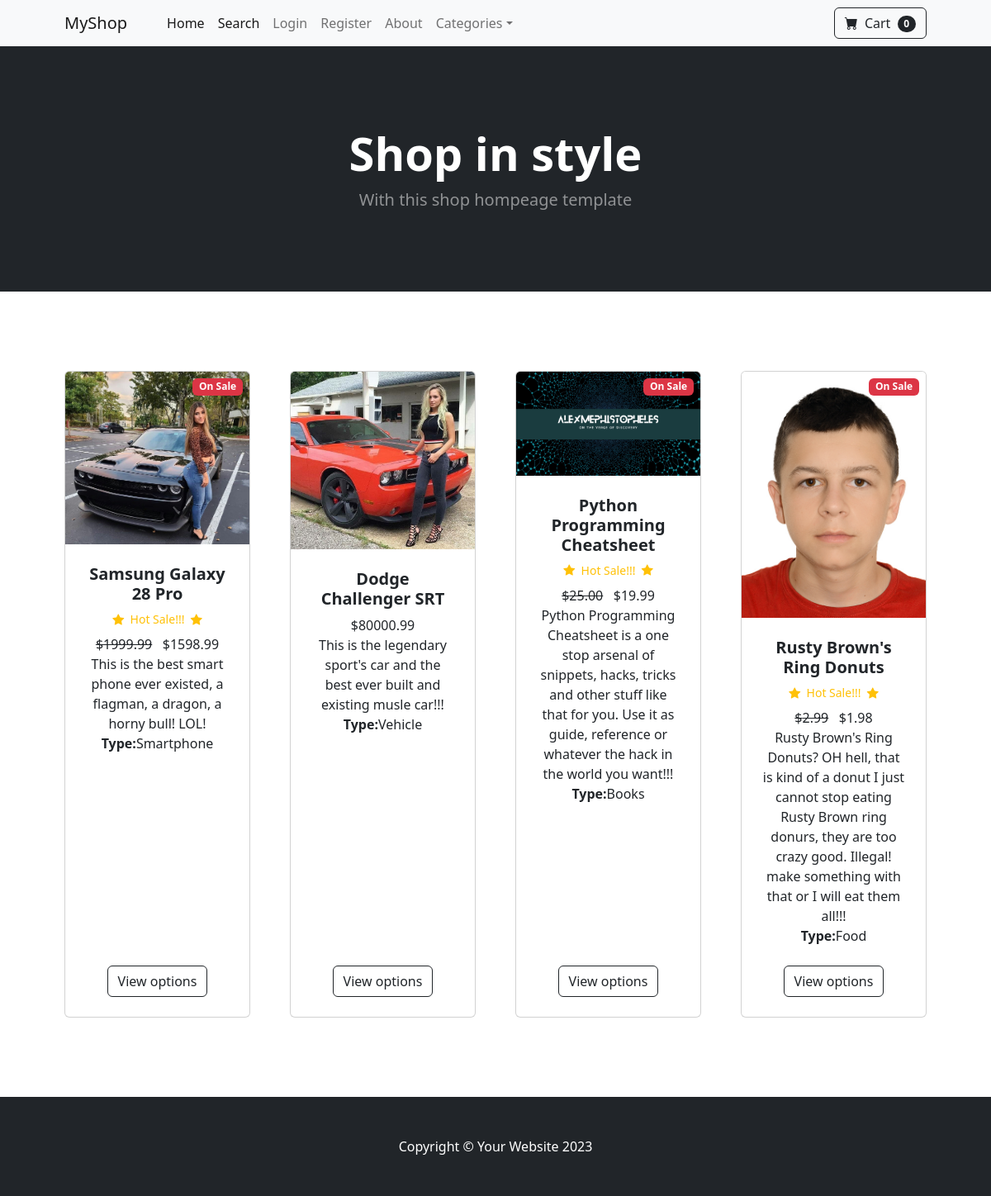
The page / on the database its author committed.
### shop/models.py (models this page shows, shortened)
class Product(models.Model):
    name = models.CharField(max_length=100)
    price = models.DecimalField(default=0,decimal_places=2,max_digits=7)
    category = models.ForeignKey(Category, on_delete=models.CASCADE,default=1)
    description = models.CharField(max_length=500, default='', blank=True, null=True)
    image = models.ImageField(upload_to='uploads/product/')
    is_sale = models.BooleanField(default=False)
    sale_price = models.DecimalField(default=0,decimal_places=2,max_digits=7)
    created_at = models.DateField(default=datetime.datetime.now)

class Category(models.Model):
    name = models.CharField(max_length=100)
    def __str__(self):
        return self.name
    class Meta:
        verbose_name_plural = 'categories'

### shop/views.py (the view)
# urls.py: 2. Add a URL to urlpatterns:  path('', views.home, name='home')
def home(request):
    products = Product.objects.all()
    return render(request, 'home.html',{'products':products})

### cart/cart.py (called while the page is built)
    def __len__(self):
        return len(self.cart)

### cart/context_processors.py (called while the page is built)
def cart(request):
    return {'cart': Cart(request)}

### shop/templates/home.html
{% extends 'base.html' %}
{% block content %}
        <header class="bg-dark py-5">
            <div class="container px-4 px-lg-5 my-5">
                <div class="text-center text-white">
                    <h1 class="display-4 fw-bolder">Shop in style</h1>
                    <p class="lead fw-normal text-white-50 mb-0">With this shop hompeage template</p>
                </div>
            </div>
        </header>
        <section class="py-5">
            <div class="container px-4 px-lg-5 mt-5">
                <div class="row gx-4 gx-lg-5 row-cols-2 row-cols-md-3 row-cols-xl-4 justify-content-center">
                    {%for product in products%}
                        {% if product.is_sale %}
                        <div class="col mb-5">
                            <div class="card h-100">
                                <div class="badge bg-danger text-white position-absolute"
                                style="top: 0.5rem; right:0.5rem">On Sale</div>
                                <img class="card-img-top" src="{{product.image.url}}" alt="..." />
                                <div class="card-body p-4">
                                    <div class="text-center">
                                        <h5 class="fw-bolder">{{product.name}}</h5>
                                        <div class="d-flex justify-content-center
                                        small text-warning mb-2">
                                            <div class="bi-star-fill"></div>
                                            &nbsp;&nbsp;Hot Sale!!!&nbsp;&nbsp;
                                            <div class="bi-star-fill"></div>
                                        </div>
                                       <strike> ${{product.price}}</strike>
                                       &nbsp;
                                       ${{product.sale_price}}
                                        <br>
                                        {{product.description}}
                                        <br>
                                        <strong>Type:</strong>{{product.category}}
                                    </div>
                                </div>
                                <div class="card-footer p-4 pt-0 border-top-0 bg-transparent">
                                    <div class="text-center"><a class="btn btn-outline-dark mt-auto" href="#">View options</a></div>
                                </div>
                            </div>
                        </div>
                        {% else %}
                    <div class="col mb-5">
                        <div class="card h-100">
                            <img class="card-img-top" src="{{product.image.url}}" alt="..." />
                            <div class="card-body p-4">
                                <div class="text-center">
                                    <h5 class="fw-bolder">{{product.name}}</h5>
                                    ${{product.price}}
                                    <br>
                                    {{product.description}}
                                    <br>
                                    <strong>Type:</strong>{{product.category}}
                                </div>
                            </div>
                            <div class="card-footer p-4 pt-0 border-top-0 bg-transparent">
                                <div class="text-center"><a class="btn btn-outline-dark mt-auto" href="#">View options</a></div>
                            </div>
                        </div>
                    </div>
                        {% endif %}
                    {%endfor%}
                </div>
            </div>
        </section>
  {% endblock %}

### rows shown on the page
Product: image (picture), name "Samsung Galaxy 28 Pro", price "1999.99", sale_price "1598.99", description "This is the best smart phone ever existed, a flagman, a dragon, a horny bull! LOL!", category "Smartphone"
Product: image (picture), name "Dodge Challenger SRT", price "80000.99", description "This is the legendary sport's car and the best ever built and existing musle car!!!", category "Vehicle"
Product: image (picture), name "Python Programming Cheatsheet", price "25.00", sale_price "19.99", description "Python Programming Cheatsheet is a one stop arsenal of snippets, hacks, tricks and other stuff like that for you. Use it as guide, reference or whatever the hack in the world you want!!!", category "Books"
Product: image (picture), name "Rusty Brown's Ring Donuts", price "2.99", sale_price "1.98", description "Rusty Brown's Ring Donuts? OH hell, that is kind of a donut I just cannot stop eating Rusty Brown ring donurs, they are too crazy good. Illegal! make something with that or I will eat them all!!!", category "Food"

### other values the page prints
{{ cart|length }} "0"
